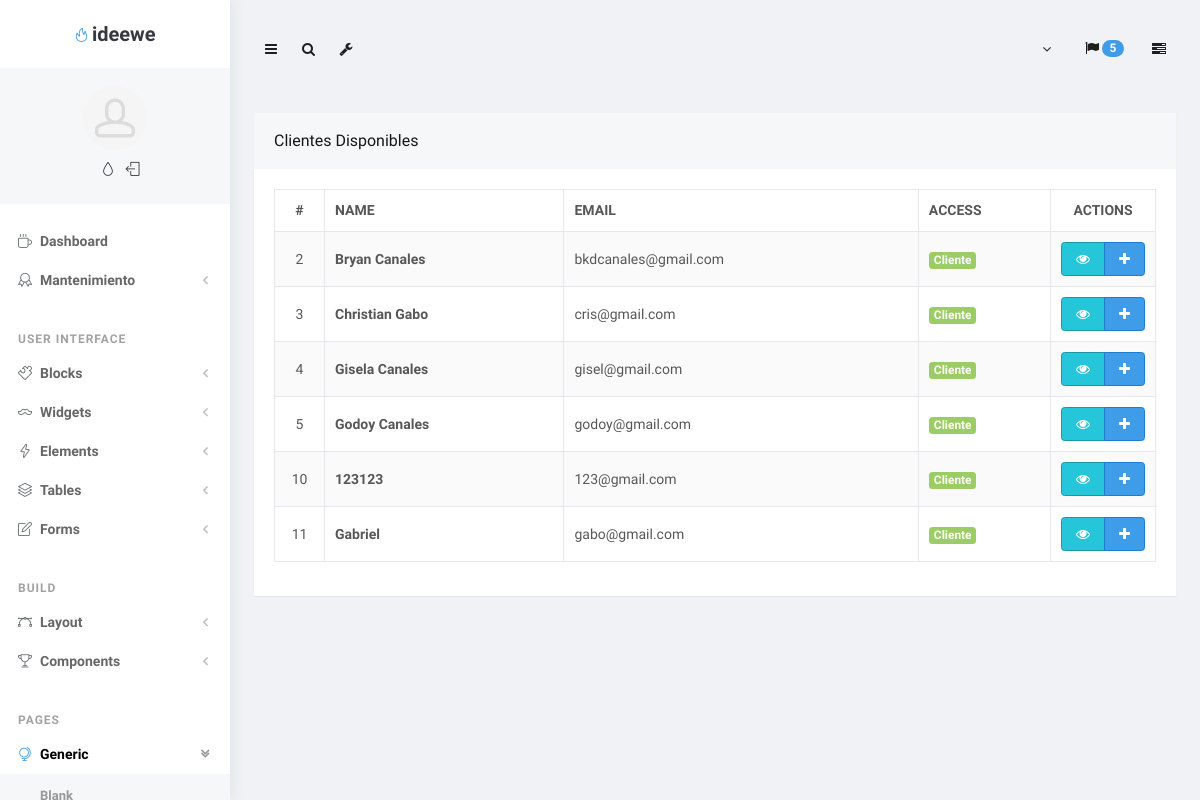
Screenshot of /index.php/mantenimiento/clientes with the database file from the repository.
### tables this page shows
CREATE TABLE IF NOT EXISTS `user` (
  `IdUser` int(11) NOT NULL AUTO_INCREMENT,
  `FullName` varchar(100) NOT NULL,
  `GenderId` int(20) NOT NULL,
  `CivilStatusId` int(20) NOT NULL,
  `IdNumber` varchar(20) NOT NULL,
  `Username` varchar(50) NOT NULL,
  `Email` varchar(50) NOT NULL,
  `CellPhoneNumber` varchar(20) NOT NULL,
  `password` varchar(100) NOT NULL,
  `rol_id` int(11) NOT NULL,
  `State` int(11) NOT NULL,
  `Info` int(11) NOT NULL,
  PRIMARY KEY (`IdUser`),
  UNIQUE KEY `username` (`Username`)
);

### application/controllers/mantenimiento/Clientes.php (called while the page is built, shortened)
<?php
class Clientes extends CI_Controller
{
    public function __construct()
    {
        $this->load->model("Registro_model");
        $this->load->model("Packages_model");
    }
    public function index()
    {
        $data = array('Usuarios' => $this->Registro_model->getClientes());
        $this->load->view('layouts/aside');
        $this->load->view('layouts/navsidebar');
        $this->load->view('layouts/header');
        $this->load->view('admin/Clientes/list_getClients', $data);
        $this->load->view('layouts/footer');
    }
}

### index.php (called while the page is built, shortened)
<?php
require_once BASEPATH.'core/CodeIgniter.php';

### application/models/Registro_model.php (called while the page is built, shortened)
<?php
class Registro_model extends CI_Model
{
	public function getClientes()
    {
        $this->db->where("rol_id", "4");
        $resultado = $this->db->get("user");
        return $resultado->result();
	}
}

### application/views/admin/Clientes/List_getClients.php (the view, shortened to what this page needs)
<body>
    <main id="main-container">
        <div class="content">
            <br />
            <div class="block">
                <div class="block-header block-header-default">
                    <h3 class="block-title">Clientes Disponibles</h3>
                </div>
                <div class="block-content block-content-full">
                    <table class="table table-bordered table-striped table-vcenter js-dataTable-full-pagination">
                        <thead>
                            <tr>
                                <th class="text-center" style="width: 50px;">#</th>
                                <th>Name</th>
                                <th class="d-none d-sm-table-cell" >Email</th>
                                <th class="d-none d-sm-table-cell" style="width: 15%;">Access</th>
                                <th class="text-center" style="width: 100px;">Actions</th>
                            </tr>
                        </thead>
                        <tbody>
                            <?php if (!empty($Usuarios)) : ?>
                                <?php foreach ($Usuarios as $Usuario) : ?>
                                    <?php if ($Usuario->rol_id == 4) : ?>
                                        <tr>
                                            <td class="text-center"><?php echo $Usuario->IdUser; ?></td>
                                            <td class="font-w600"><?php echo $Usuario->FullName; ?></td>
                                            <td class="d-none d-sm-table-cell"><?php echo $Usuario->Email; ?></td>
                                            <td class="d-none d-sm-table-cell">
                                                <span class="badge badge-success">
                                                    <?php if ($Usuario->rol_id == "4") {
                                                        echo "Cliente";
                                                    } ?></span>
                                            </td>
                                            <td>
                                                <div class="btn-group">
                                                    <button type="button" class="btn btn-info btn-view" data-toggle="modal" data-target="#modal-popin" value="<?php echo $Usuario->IdUser; ?>"><span class="fa fa-eye"></span></button>
                                                    <a href="<?php echo base_url() ?>mantenimiento/Clientes/addOperation/<?php echo $Usuario->IdUser; ?>" class="btn btn-primary"><span class="fa fa-plus"></span></a>
                                                </div>
                                            </td>
                                        </tr>
                                    <?php endif; ?>
                                <?php endforeach; ?>
                            <?php endif; ?>
                        </tbody>
                    </table>
                </div>
            </div>
        </div>
    </main>

### application/views/layouts/aside.php (shortened to what this page needs)
<!doctype html>
<html lang="en" class="no-focus">
    <head>
        <link rel="stylesheet" href="<?php echo base_url();?>assets/js/plugins/datatables/dataTables.bootstrap4.css">
        <link rel="stylesheet" href="<?php echo base_url();?>assets/js/plugins/bootstrap-datepicker/css/bootstrap-datepicker3.min.css">
        <link rel="stylesheet" href="<?php echo base_url();?>assets/js/plugins/jquery-tags-input/jquery.tagsinput.min.css">
        <link rel="stylesheet" id="css-main" href="<?php echo base_url();?>assets/css/codebase.min.css">
    </head>
<div id="page-container" class="sidebar-o enable-page-overlay side-scroll page-header-modern main-content-boxed">

### application/views/layouts/navsidebar.php (shortened to what this page needs)
<nav id="sidebar">
    <div class="sidebar-content">
        <div class="content-header content-header-fullrow px-15">
            <div class="content-header-section text-center align-parent sidebar-mini-hidden">
                <div class="content-header-item">
                    <a class="link-effect font-w700" href="index.html">
                        <i class="si si-fire text-primary"></i>
                        <span class="font-size-xl text-dual-primary-dark">ideewe</span><span class="font-size-xl text-primary"></span>
                    </a>
                </div>
            </div>
        </div>
        <div class="content-side content-side-full content-side-user px-10 align-parent">
            <div class="sidebar-mini-hidden-b text-center">
                <a class="img-link" href="be_pages_generic_profile.html">
                    <img class="img-avatar" src="<?php echo base_url();?>assets/media/avatars/avatar15.jpg" alt="">
                </a>
                <ul class="list-inline mt-10">
                    <li class="list-inline-item">
                        <a class="link-effect text-dual-primary-dark" data-toggle="layout" data-action="sidebar_style_inverse_toggle" href="javascript:void(0)">
                            <i class="si si-drop"></i>
                        </a>
                    </li>
                    <li class="list-inline-item">
                        <a class="link-effect text-dual-primary-dark" href="<?php echo base_url() ?>auth/logout">
                            <i class="si si-logout"></i>
                        </a>
                    </li>
                </ul>
            </div>
        </div>
        <div class="content-side content-side-full">
            <ul class="nav-main">
                <li>
                    <a href="be_pages_dashboard.html"><i class="si si-cup"></i><span class="sidebar-mini-hide">Dashboard</span></a>
                </li>
                <li>
                    <a class="nav-submenu" data-toggle="nav-submenu" href="#"><i class="si si-badge"></i><span class="sidebar-mini-hide">Mantenimiento</span></a>
                </li>
            </ul>
            <li class="nav-main-heading"><span class="sidebar-mini-visible">UI</span><span class="sidebar-mini-hidden">User Interface</span></li>
            <li>
                <a class="nav-submenu" data-toggle="nav-submenu" href="#"><i class="si si-puzzle"></i><span class="sidebar-mini-hide">Blocks</span></a>
            </li>
            <li>
                <a class="nav-submenu" data-toggle="nav-submenu" href="#"><i class="si si-moustache"></i><span class="sidebar-mini-hide">Widgets</span></a>
            </li>
            <li>
                <a class="nav-submenu" data-toggle="nav-submenu" href="#"><i class="si si-energy"></i><span class="sidebar-mini-hide">Elements</span></a>
            </li>
            <li>
                <a class="nav-submenu" data-toggle="nav-submenu" href="#"><i class="si si-layers"></i><span class="sidebar-mini-hide">Tables</span></a>
            </li>
            <li>
                <a class="nav-submenu" data-toggle="nav-submenu" href="#"><i class="si si-note"></i><span class="sidebar-mini-hide">Forms</span></a>
            </li>
            <li class="nav-main-heading"><span class="sidebar-mini-visible">BD</span><span class="sidebar-mini-hidden">Build</span></li>
            <li>
                <a class="nav-submenu" data-toggle="nav-submenu" href="#"><i class="si si-vector"></i><span class="sidebar-mini-hide">Layout</span></a>
            </li>
            <li>
                <a class="nav-submenu" data-toggle="nav-submenu" href="#"><i class="si si-trophy"></i><span class="sidebar-mini-hide">Components</span></a>
            </li>
            <li class="nav-main-heading"><span class="sidebar-mini-visible">PG</span><span class="sidebar-mini-hidden">Pages</span></li>
            <li class="open">
                <a class="nav-submenu" data-toggle="nav-submenu" href="#"><i class="si si-globe-alt"></i><span class="sidebar-mini-hide">Generic</span></a>
                <ul>
                    <li>
                        <a href="be_pages_generic_blank.html">Blank</a>
                    </li>
                </ul>
            </li>
        </div>
    </div>
</nav>

### application/views/layouts/header.php (shortened to what this page needs)
<header id="page-header">
               <div class="content-header">
                   <div class="content-header-section">
                       <button type="button" class="btn btn-circle btn-dual-secondary" data-toggle="layout" data-action="sidebar_toggle">
                           <i class="fa fa-navicon"></i>
                       </button>
                       <button type="button" class="btn btn-circle btn-dual-secondary" data-toggle="layout" data-action="header_search_on">
                           <i class="fa fa-search"></i>
                       </button>
                       <div class="btn-group" role="group">
                           <button type="button" class="btn btn-circle btn-dual-secondary" id="page-header-options-dropdown" data-toggle="dropdown" aria-haspopup="true" aria-expanded="false">
                               <i class="fa fa-wrench"></i>
                           </button>
                       </div>
                   </div>
                   <div class="content-header-section">
                       <div class="btn-group" role="group">
                           <button type="button" class="btn btn-rounded btn-dual-secondary" id="page-header-user-dropdown" data-toggle="dropdown" aria-haspopup="true" aria-expanded="false">
                               <i class="fa fa-angle-down ml-5"></i>
                           </button>
                       </div>
                       <div class="btn-group" role="group">
                           <button type="button" class="btn btn-rounded btn-dual-secondary" id="page-header-notifications" data-toggle="dropdown" aria-haspopup="true" aria-expanded="false">
                               <i class="fa fa-flag"></i>
                               <span class="badge badge-primary badge-pill">5</span>
                           </button>
                       </div>
                       <button type="button" class="btn btn-circle btn-dual-secondary" data-toggle="layout" data-action="side_overlay_toggle">
                           <i class="fa fa-tasks"></i>
                       </button>
                   </div>
               </div>
           </header>

### application/views/layouts/footer.php (shortened to what this page needs)
</div>

### rows the page displays
user: IdUser "2", FullName "Bryan Canales", Email "bkdcanales@gmail.com", shows "Cliente"
user: IdUser "3", FullName "Christian Gabo", Email "cris@gmail.com", shows "Cliente"
user: IdUser "4", FullName "Gisela Canales", Email "gisel@gmail.com", shows "Cliente"
user: IdUser "5", FullName "Godoy Canales", Email "godoy@gmail.com", shows "Cliente"
user: IdUser "10", FullName "123123", Email "123@gmail.com", shows "Cliente"
user: IdUser "11", FullName "Gabriel", Email "gabo@gmail.com", shows "Cliente"
